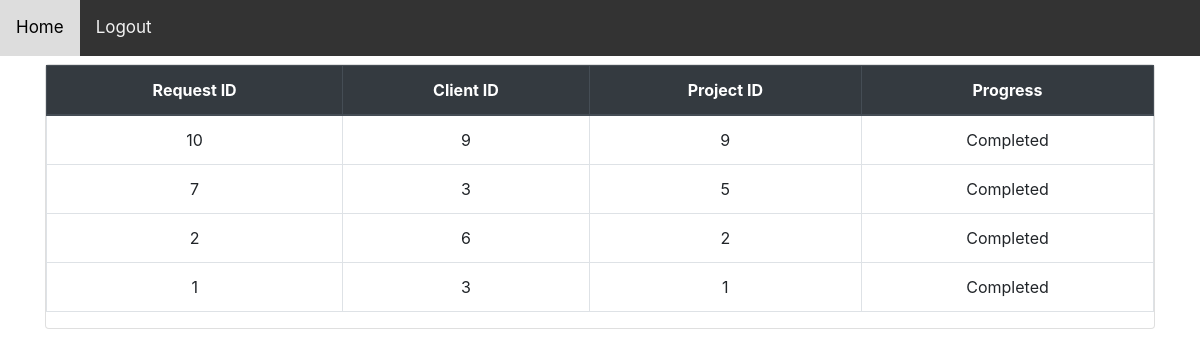
Screenshot of /coder/viewinsertedprogress.php (signed in) with the database file from the repository.
### tables this page shows
CREATE TABLE IF NOT EXISTS `payments` (
`PaymentID` int(12) NOT NULL,
  `ClientID` int(12) NOT NULL,
  `CoderID` int(12) NOT NULL,
  `ProjectID` int(12) DEFAULT NULL,
  `RequestID` int(12) NOT NULL,
  `Progress` varchar(20) NOT NULL,
  `Paid` varchar(20) NOT NULL
);

### coder/viewinsertedprogress.php (the view, shortened to what this page needs)
<?php
require_once("coderheader.php");
require_once("../connection.php");
    $userID = $_SESSION["userID"];
$query = " SELECT * FROM payments WHERE CoderID = $userID ORDER BY ProjectID DESC";
$result = mysqli_query($conn,$query);
?>
<html>
<head>
<link rel="stylesheet" type="text/css" href="../CSS/bootstrap.css">
</head>
<body class="bg-white">
        <div class="container">
            <div class="row">
                <div class="col-lg-12 m-auto">
                    <div class="card mt-2">
                        <table class="table table-bordered table-hover text-center">
                            <thead class="thead-dark">
                                <tr>
                                <th>Request ID</th>
                                <th>Client ID</th>
                                <th>Project ID</th>
                                <th>Progress</th>
                                </tr>
                            </thead>
              <?php
              if (mysqli_num_rows($result) > 0)
              {
                while($row=mysqli_fetch_assoc($result))
                {
                  $requestID = $row['RequestID'];
                  $clientID = $row['ClientID'];
                  $projectID = $row['ProjectID'];
                  $progress = $row['Progress'];
              ?>
                                      <tr>
                                        <td><?php echo $requestID; ?></td>
                                        <td><?php echo $clientID; ?></td>
                                        <td><?php echo $projectID; ?></td>
                                        <td><?php echo $progress; ?></td>
                                        <?php
  }
}
else
{
  $msg='<div class="alert alert-secondary">You have not Inserted any Projects Progress</div>';
  echo $msg;
}
?>

### coder/coderheader.php (style rules this page uses)
body { margin: 1; font-family: Arial, Helvetica, sans-serif; }

### rows the page displays
payments: RequestID "10", ClientID "9", ProjectID "9", Progress "Completed"
payments: RequestID "7", ClientID "3", ProjectID "5", Progress "Completed"
payments: RequestID "2", ClientID "6", ProjectID "2", Progress "Completed"
payments: RequestID "1", ClientID "3", ProjectID "1", Progress "Completed"
